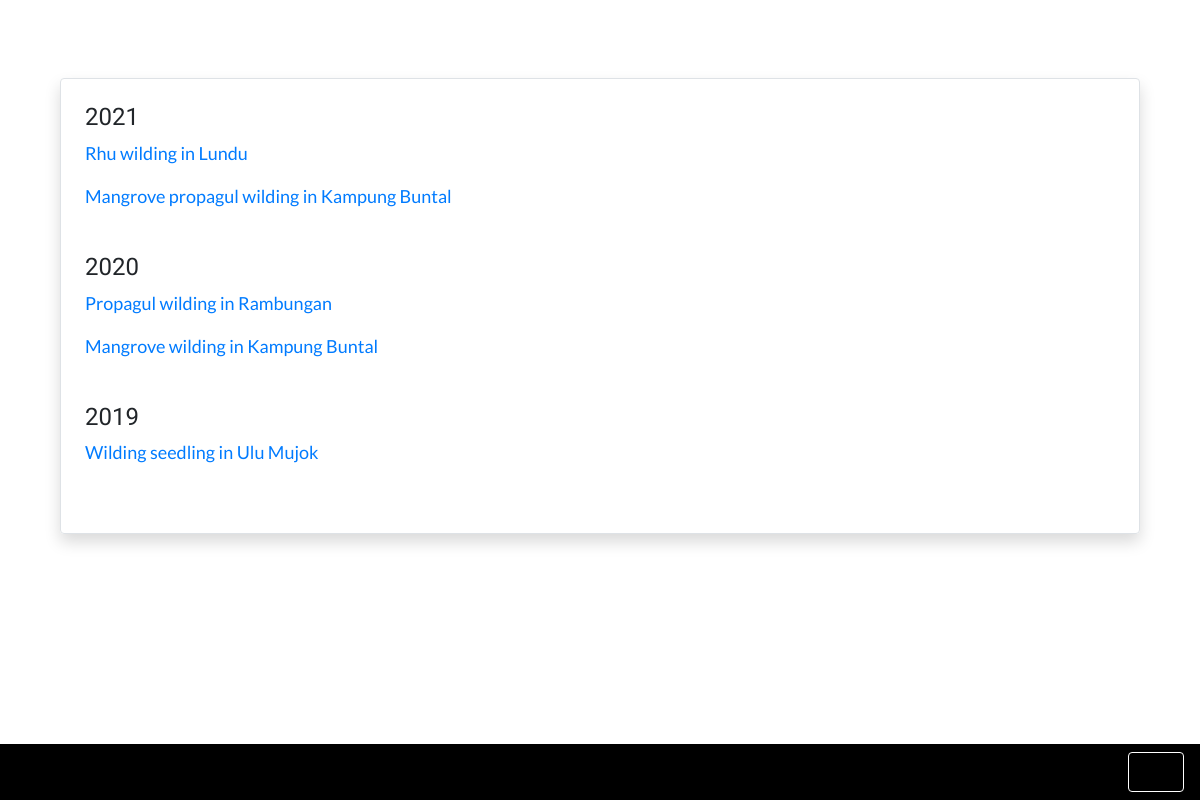
The page /activity/wilding_index/ on the database its author committed.
### activity/models.py (models this page shows, shortened)
class Activity(models.Model):
	date_created = models.DateTimeField(auto_now_add=True)
	date_held = models.CharField(max_length=100)
	year = models.CharField(max_length=10, choices=YEAR_CHOICES, default="2021")
	activity_type = models.CharField(max_length=50, choices=ACTIVITY_CHOICES, default='PLANTING')
	name = models.CharField(max_length=200)
	location = models.CharField(max_length=100)
	participant = models.CharField(max_length=200)
	description = models.TextField()
	activity_img = models.ImageField('Activity image', null=True, blank=True, upload_to='activity_img/')
	class Meta:
		ordering = ['-date_created']

### activity/views.py (the view)
# urls.py: path('wilding_index/', wilding_index, name='wilding_index'),
def wilding_index(request):
	wilding_2021_index = data_object.filter(year__icontains='2021').filter(activity_type__icontains='Wilding')
	wilding_2020_index = data_object.filter(year__icontains='2020').filter(activity_type__icontains='Wilding')
	wilding_2019_index = data_object.filter(year__icontains='2019').filter(activity_type__icontains='Wilding')
	wilding_2018_index = data_object.filter(year__icontains='2018').filter(activity_type__icontains='Wilding')
	wilding_2017_index = data_object.filter(year__icontains='2017').filter(activity_type__icontains='Wilding')
	return render(request, 'activity/wilding_index.html', {
			'wilding_2021_index':wilding_2021_index,
			'wilding_2020_index':wilding_2020_index,
			'wilding_2019_index':wilding_2019_index,
			'wilding_2018_index':wilding_2018_index,
			'wilding_2017_index':wilding_2017_index
		})

### activity/templates/activity/wilding_index.html
{% extends 'base_en.html' %}
{% block content %}
<br>
<br>
<div class="custom-div fade-in border rounded shadow mt-4 p-4">
	<h4>2021</h4>
	{% if wilding_2021_index %}
		{% for post in wilding_2021_index %}
		<a href="{% url 'activity_detail' post.pk %}">
			<p>{{ post.name }}</p>
		</a>
		{% endfor %}
	{% else %}
	<p>No activity yet</p>
	{% endif %}
	<br>
	<h4>2020</h4>
	{% if wilding_2020_index %}
		{% for post in wilding_2020_index %}
		<a href="{% url 'activity_detail' post.pk %}">
			<p>{{ post.name }}</p>
		</a>
		{% endfor %}
	{% else %}
	<p>No activity yet</p>
	{% endif %}
	<br>
	<h4>2019</h4>
	{% if wilding_2019_index %}
		{% for post in wilding_2019_index %}
		<a href="{% url 'activity_detail' post.pk %}">
			<p>{{ post.name }}</p>
		</a>
		{% endfor %}
	{% else %}
	<p>No activity yet</p>
	{% endif %}
	<br>
</div>
{% endblock %}

### jrlcd/static/css/main.css (style rules this page uses)
@media screen and (min-width: 600px) { .custom-div { margin: auto; width: 90%; } }
body { font-family: 'Lato', sans-serif; font-size: 18px; }
h1, h2, h3, h4, h5, h6 { font-family: 'Cardo', serif; }
.fade-in { animation: fadeIn linear 1s; -webkit-animation: fadeIn linear 1s; -moz-animation: fadeIn linear 1s; -o-animation: fadeIn linear 1s; -ms-animation: fadeIn linear 1s; }

### rows shown on the page
Activity: name "Rhu wilding in Lundu"
Activity: name "Mangrove propagul wilding in Kampung Buntal"
Activity: name "Propagul wilding in Rambungan"
Activity: name "Mangrove wilding in Kampung Buntal"
Activity: name "Wilding seedling in Ulu Mujok"
